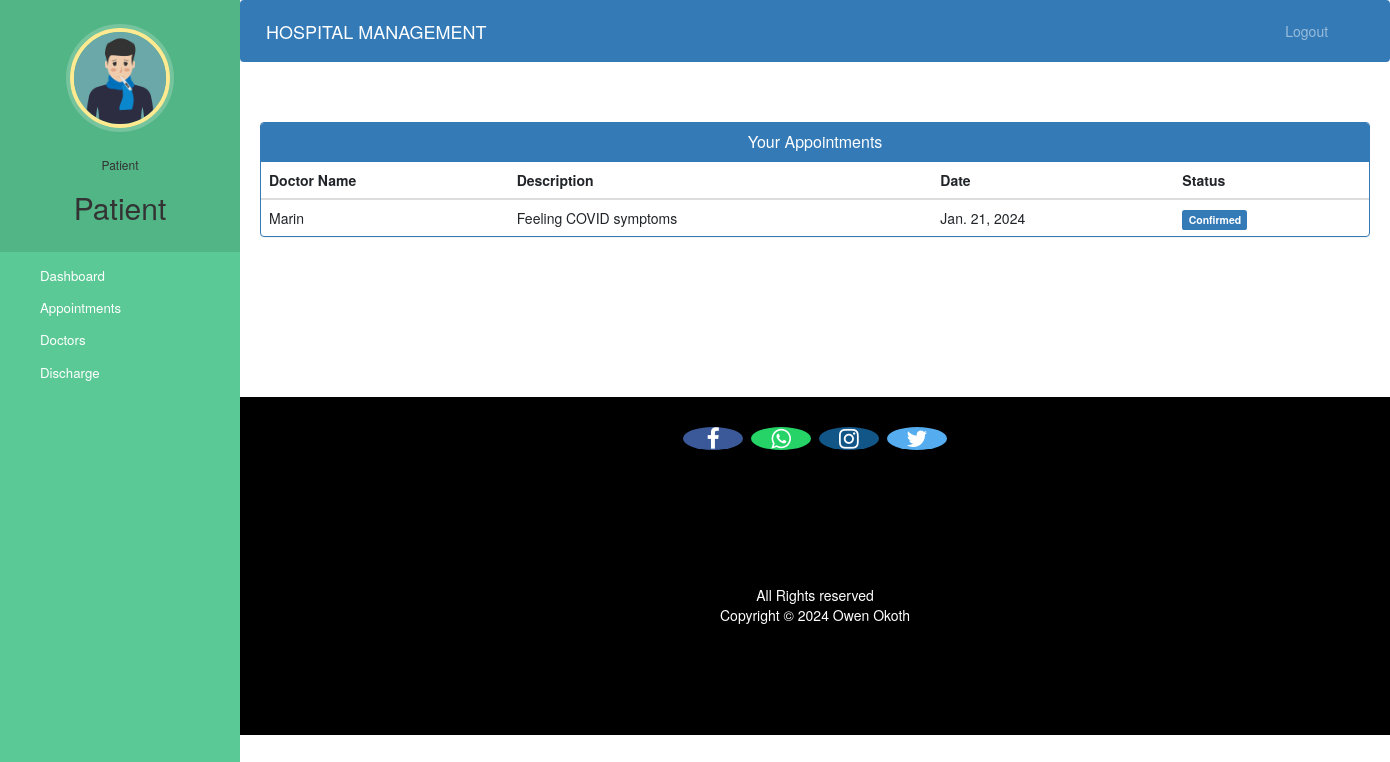
Page /patient-view-appointment (signed in) on the committed database.
### hospital/models.py (models this page shows, shortened)
class Patient(models.Model):
    user=models.OneToOneField(User,on_delete=models.CASCADE)
    profile_pic= models.ImageField(upload_to='profile_pic/PatientProfilePic/',null=True,blank=True)
    address = models.CharField(max_length=40)
    mobile = models.CharField(max_length=20,null=False)
    symptoms = models.CharField(max_length=100,null=False)
    assignedDoctorId = models.PositiveIntegerField(null=True)
    admitDate=models.DateField(auto_now=True)
    status=models.BooleanField(default=False)

class Appointment(models.Model):
    patientId=models.PositiveIntegerField(null=True)
    doctorId=models.PositiveIntegerField(null=True)
    patientName=models.CharField(max_length=40,null=True)
    doctorName=models.CharField(max_length=40,null=True)
    appointmentDate=models.DateField(auto_now=True)
    description=models.TextField(max_length=500)
    status=models.BooleanField(default=False)

### hospital/views.py (the view)
# urls.py: path('patient-view-appointment', views.patient_view_appointment_view,name='patient-view-appointment'),
@login_required(login_url='patientlogin')
@user_passes_test(is_patient)
def patient_view_appointment_view(request):
    patient=models.Patient.objects.get(user_id=request.user.id) #for profile picture of patient in sidebar
    appointments=models.Appointment.objects.all().filter(patientId=request.user.id)
    return render(request,'hospital/patient_view_appointment.html',{'appointments':appointments,'patient':patient})

### hospital/views.py (called while the page is built)
def is_patient(user):
    return user.groups.filter(name='PATIENT').exists()

### templates/hospital/patient_view_appointment.html (shortened to what this page needs)
{% extends 'hospital/patient_base.html' %}
{% block content %}
<head>
  <link href="//netdna.bootstrapcdn.com/bootstrap/3.0.0/css/bootstrap.min.css" rel="stylesheet" id="bootstrap-css">
</head>
<div class="container">
  <div class="panel panel-primary">
    <div class="panel-heading">
      <h6 class="panel-title">Your Appointments</h6>
    </div>
    <table class="table table-hover" id="dev-table">
      <thead>
        <tr>
          <th>Doctor Name</th>
          <th>Description</th>
          <th>Date</th>
          <th>Status</th>
        </tr>
      </thead>
      {% for a in appointments %}
      <tr>
        <td> {{a.doctorName}}</td>
        <td>{{a.description}}</td>
        <td>{{a.appointmentDate}}</td>
        {%if a.status%}
        <td> <span class="label label-primary">Confirmed</span></td>
        {% else %}
        <td> <span class="label label-success">Pending</span></td>
        {% endif %}
      </tr>
      {% endfor %}
    </table>
  </div>
</div>
{% endblock content %}

### templates/hospital/patient_base.html (shortened to what this page needs)
<!DOCTYPE html>
{% load static %}
<html lang="en">
<head>
  <link rel="stylesheet" href="https://stackpath.bootstrapcdn.com/bootstrap/4.3.1/css/bootstrap.min.css">
  <link rel="stylesheet" href="https://maxcdn.bootstrapcdn.com/font-awesome/4.7.0/css/font-awesome.min.css">
</head>
<body>
  <nav class="menu" tabindex="0">
    <header class="avatar">
      <img src="{% static patient.profile_pic.url %}" alt="Profile Pic" />
      <br><br>
      <h6>Patient</h6>
      <h2>{{request.user.first_name}}</h2>
    </header>
    <ul>
      <li tabindex="0" class="icon-dashboard"> <a style="color:white; text-decoration:none;" href="/patient-dashboard"><span>Dashboard</span></a> </li>
      <li tabindex="0" class="icon-calendar"> <a style="color:white; text-decoration:none;" href="/patient-appointment"><span>Appointments</span></a></li>
      <li tabindex="0" class="icon-users"> <a style="color:white; text-decoration:none;" href="/patient-view-doctor"><span>Doctors</span></a></li>
      <li tabindex="0" class="icon-users"> <a style="color:white; text-decoration:none;" href="/patient-discharge"><span>Discharge</span></a></li>
    </ul>
  </nav>
  <main>
    <div class="bs-example">
      <nav class="navbar navbar-expand-md  navbar-dark fixed-top" style="background:#337AB7;">
        <a href="/patient-dashboard" class="navbar-brand">HOSPITAL MANAGEMENT</a>
        <div class="collapse navbar-collapse justify-content-between" id="navbarCollapse">
          <div class="navbar-nav" style=" margin-left: 90%;">
            <a href="/logout" class="nav-item nav-link">Logout</a>
          </div>
        </div>
      </nav>
    </div>
    <br><br>
    {% block content %}
    {% endblock content %}
    <br><br><br><br><br><br><br>
    <footer>
      <p>
        <a href="#" class="fa fa-facebook"></a>
        <a href="#" class="fa fa-whatsapp"></a>
        <a href="#" class="fa fa-instagram"></a>
        <a href="#" class="fa fa-twitter"></a>
      </p>
      <br>
      <div class="container">
        <div class="row">
          <div class="col-md-12 col-sm-12">
            <div style="color:#ffffff;" class="wow fadeInUp footer-copyright">
              <p>All Rights reserved <br>
                Copyright &copy; 2024 Owen Okoth </p>
            </div>
          </div>
        </div>
      </div>
    </footer>
  </main>
</body>
</html>

### templates/hospital/patient_base.html (style rules this page uses)
a:link { text-decoration: none; }
a { color: white; }
footer { padding: 0px 0px 0px 0px; background-color: black; margin: 0px; }
.fa { font-size: 23px; width: 60px; text-align: center; text-decoration: none; margin: 5px 2px; border-radius: 50%; }
.fa-facebook { background: #3B5998; color: white; margin-top: 30px; }
.fa-whatsapp { background: #25d366; color: white; }
.fa-twitter { background: #55ACEE; color: white; }
.fa-instagram { background: #125688; color: white; }
p { text-align: center; }
body { padding-left: 240px; }
main { position: relative; height: 100vh; }
.menu { background: #5bc995; height: 100vh; width: 240px; position: fixed; top: 0px; left: 0; z-index: 5; outline: none; }
.menu .avatar { background: rgba(0, 0, 0, 0.1); padding: 2em 0.5em; text-align: center; }
.menu .avatar img { width: 100px; border-radius: 50%; overflow: hidden; border: 4px solid #ffea92; box-shadow: 0 0 0 4px rgba(255, 255, 255, 0.2); }
.menu .avatar h2 { font-weight: normal; margin-bottom: 0; }
.menu ul { list-style: none; padding: 0.5em 0; margin: 0; }
.menu ul li { padding: 0.5em 1em 0.5em 3em; font-size: 0.95em; font-weight: regular; background-repeat: no-repeat; background-position: left 15px center; background-size: auto 20px; transition: all 0.15s linear; cursor: pointer; }
.menu ul li.icon-dashboard { background-image: url("http://www.entypo.com/images//gauge.svg"); }
.menu ul li.icon-users { background-image: url("http://www.entypo.com/images//users.svg"); }
.menu ul li.icon-calendar { background-image: url("http://www.entypo.com/images//calendar.svg"); }

### templates/hospital/patient_view_appointment.html (style rules this page uses)
a:link { text-decoration: none; }
h6 { text-align: center; }
.row { margin: 100px; }

### rows in the picture
Patient: profile_pic (picture)
Appointment: doctorName "Marin", description "Feeling COVID symptoms", appointmentDate "Jan. 21, 2024", status "Confirmed"

### other values in the picture
{{ request.user.first_name }} "Patient"
